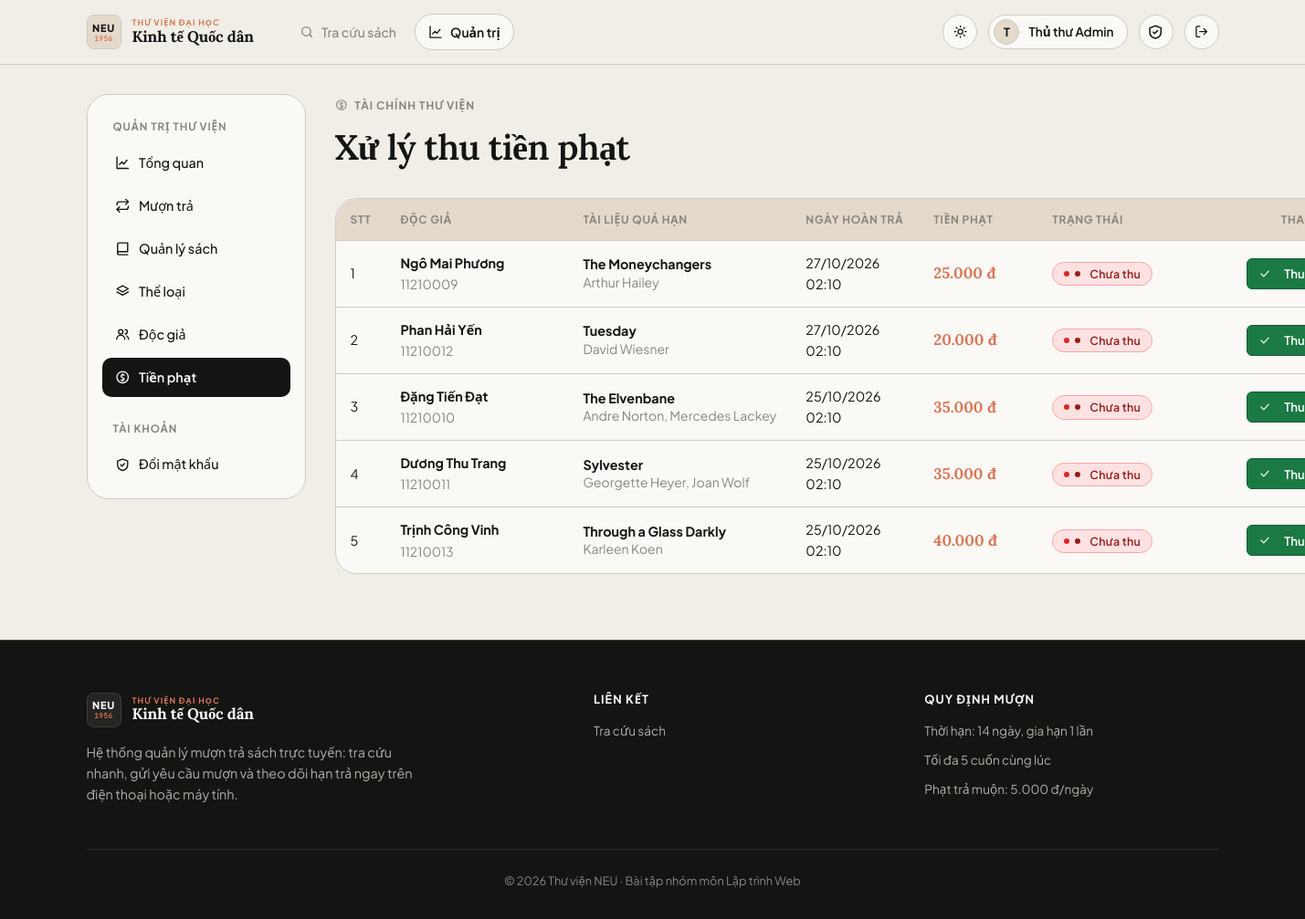
Page /admin/fines (signed in) on the committed database.
### app/models.py (models this page shows, shortened)
class User(UserMixin, db.Model):
    id = db.Column(db.Integer, primary_key=True)
    username = db.Column(db.String(50), unique=True, nullable=False, index=True)
    email = db.Column(db.String(120), unique=True, nullable=False)
    full_name = db.Column(db.String(100), nullable=False)
    student_code = db.Column(db.String(30))
    password_hash = db.Column(db.String(255), nullable=False)
    role = db.Column(db.String(20), nullable=False, default=ROLE_READER)
    active = db.Column(db.Boolean, nullable=False, default=True)
    created_at = db.Column(db.DateTime, default=datetime.now)
    loans = db.relationship("Loan", foreign_keys="Loan.user_id", back_populates="user")
    @property
    def is_active(self):  # Flask-Login: tài khoản bị khoá không đăng nhập được
        return self.active
    @property
    def is_admin(self):
        return self.role == ROLE_ADMIN

class Loan(db.Model):
    id = db.Column(db.Integer, primary_key=True)
    user_id = db.Column(db.Integer, db.ForeignKey("user.id"), nullable=False)
    book_id = db.Column(db.Integer, db.ForeignKey("book.id"), nullable=False)
    status = db.Column(db.String(20), nullable=False, default=LOAN_PENDING, index=True)
    requested_at = db.Column(db.DateTime, default=datetime.now)
    approved_at = db.Column(db.DateTime)
    due_date = db.Column(db.Date)
    returned_at = db.Column(db.DateTime)
    renew_count = db.Column(db.Integer, default=0)
    fine_amount = db.Column(db.Integer, default=0)
    fine_paid = db.Column(db.Boolean, default=False)
    note = db.Column(db.String(255))
    processed_by = db.Column(db.Integer, db.ForeignKey("user.id"))
    user = db.relationship("User", foreign_keys=[user_id], back_populates="loans")
    book = db.relationship("Book", back_populates="loans")
    processor = db.relationship("User", foreign_keys=[processed_by])

class Book(db.Model):
    id = db.Column(db.Integer, primary_key=True)
    title = db.Column(db.String(200), nullable=False, index=True)
    author = db.Column(db.String(120), nullable=False)
    isbn = db.Column(db.String(20))
    publisher = db.Column(db.String(120))
    year = db.Column(db.Integer)
    description = db.Column(db.Text)
    cover_url = db.Column(db.String(500))          # URL ảnh bìa
    location = db.Column(db.String(20))            # Vị trí kệ, vd: "Tủ 03 - Ngăn 07"
    total_copies = db.Column(db.Integer, nullable=False, default=1)
    available_copies = db.Column(db.Integer, nullable=False, default=1)
    category_id = db.Column(db.Integer, db.ForeignKey("category.id"))
    category = db.relationship("Category", back_populates="books")
    loans = db.relationship("Loan", back_populates="book")

### app/blueprints/admin.py (the view)
@bp.route("/fines")
@admin_required
def fines():
    items = Loan.query.filter(Loan.fine_amount > 0).order_by(Loan.fine_paid, Loan.returned_at.desc()).all()
    return render_template("admin/fines.html", loans=items)

### app/blueprints/admin.py (called while the page is built)
def admin_required(fn):
    @wraps(fn)
    @login_required
    def wrapper(*a, **kw):
        if not current_user.is_admin:
            abort(403)
        return fn(*a, **kw)
    return wrapper

### app/models.py (called while the page is built)
@login_manager.user_loader
def load_user(user_id):
    return db.session.get(User, int(user_id))

### app/templates/admin/fines.html (shortened to what this page needs)
{% extends "admin/_layout.html" %}
{% from "macros.html" import csrf, icon, empty %}
{% block admin_content %}
<div class="page-head" data-reveal>
  <div>
    <span class="eyebrow">{{ icon('coins') }} Tài chính thư viện</span>
    <h1 class="mt-1">Xử lý thu tiền phạt</h1>
  </div>
</div>
{% if loans %}
<div class="table-wrap" data-reveal>
  <table class="table table-fines">
    <thead>
      <tr>
        <th class="col-stt">STT</th>
        <th class="col-user" style="min-width: 180px;">Độc giả</th>
        <th class="col-book" style="min-width: 220px;">Tài liệu quá hạn</th>
        <th style="min-width: 140px;">Ngày hoàn trả</th>
        <th style="min-width: 130px;">Tiền phạt</th>
        <th class="col-status" style="min-width: 120px;">Trạng thái</th>
        <th class="col-actions text-right" style="min-width: 150px; padding-right: 20px;">Thao tác</th>
      </tr>
    </thead>
    <tbody>
    {% for l in loans %}
    <tr>
      <td class="col-stt muted">{{ loop.index }}</td>
      <td class="col-user">
        <div class="user-name"><b>{{ l.user.full_name }}</b></div>
        <div class="small muted">{{ l.user.student_code or l.user.username }}</div>
      </td>
      <td class="col-book">
        <div class="book-title-cell" title="{{ l.book.title }}"><b>{{ l.book.title }}</b></div>
        <div class="small muted fine-author-cell" title="{{ l.book.author }}">{{ l.book.author }}</div>
      </td>
      <td>{{ l.returned_at|dt }}</td>
      <td>
        <b class="fine-amount-tag">{{ l.fine_amount|vnd }}</b>
      </td>
      <td class="col-status">
        {% if l.fine_paid %}
          <span class="badge badge-success"><span class="status-dot"></span>Đã thu</span>
        {% else %}
          <span class="badge badge-danger"><span class="status-dot"></span>Chưa thu</span>
        {% endif %}
      </td>
      <td class="col-actions text-right">
        <div class="row-actions">
          {% if not l.fine_paid %}
            <form method="post" action="{{ url_for('admin.fine_pay', loan_id=l.id) }}" data-confirm="Xác nhận đã thu khoản phạt {{ l.fine_amount|vnd }} từ độc giả {{ l.user.full_name }}?">
              <button class="btn btn-success btn-sm btn-action-fine">{{ icon('check') }} Thu tiền</button>
            </form>
          {% else %}
            <span class="badge badge-secondary badge-plain">Hoàn tất</span>
          {% endif %}
        </div>
      </td>
    </tr>
    {% endfor %}
    </tbody>
  </table>
</div>
{% else %}
<div class="card empty-card">{{ empty('🎉', 'Không có khoản phạt tồn đọng', 'Mọi khoản phạt đã được thu đầy đủ hoặc chưa có vi phạm phát sinh.') }}</div>
{% endif %}
{% endblock %}

### app/templates/macros.html (shortened to what this page needs)
{% macro icon(name) %}<svg class="icon" viewBox="0 0 24 24" aria-hidden="true">{{ _icons[name]|safe }}</svg>{% endmacro %}

### app/templates/base.html (shortened to what this page needs)
{% from "macros.html" import icon %}
<!doctype html>
<html lang="vi">
<head>
  <link rel="stylesheet" href="{{ url_for('static', filename='css/style.css') }}">
</head>
<body>
<header class="navbar">
  <div class="container nav-inner">
    <a class="brand" href="{{ url_for('main.index') }}" aria-label="Trang chủ Thư viện NEU">
      <span class="brand-monogram">
        <span class="mono-code">NEU</span>
        <span class="mono-year">1956</span>
      </span>
      <span class="brand-text">
        <span class="brand-sub">Thư viện đại học</span>
        <span class="brand-main">Kinh tế Quốc dân</span>
      </span>
    </a>
    <nav class="nav-links" id="nav-links">
      <a class="nav-link {{ 'active' if request.endpoint in ('main.index','main.book_detail') }}" href="{{ url_for('main.index') }}">{{ icon('search') }} Tra cứu sách</a>
      {% if current_user.is_authenticated and current_user.is_admin %}
      <a class="nav-link {{ 'active' if request.blueprint == 'admin' }}" href="{{ url_for('admin.dashboard') }}">{{ icon('chart') }} Quản trị</a>
      {% endif %}
    </nav>
    <div class="nav-actions">
      <button class="icon-btn theme-toggle" type="button" aria-label="Đổi giao diện sáng/tối">
        <span class="sun">{{ icon('sun') }}</span><span class="moon">{{ icon('moon') }}</span>
      </button>
      {% if current_user.is_authenticated %}
        <div class="user-chip"><span class="avatar">{{ current_user.full_name[:1]|upper }}</span><span class="name">{{ current_user.full_name }}</span></div>
        <a class="icon-btn" href="{{ url_for('auth.change_password') }}" aria-label="Đổi mật khẩu" title="Đổi mật khẩu">{{ icon('shield') }}</a>
        <form method="post" action="{{ url_for('auth.logout') }}">
          <button class="icon-btn" aria-label="Đăng xuất" title="Đăng xuất">{{ icon('logout') }}</button>
        </form>
      {% else %}
        <a class="btn btn-ghost btn-sm" href="{{ url_for('auth.login') }}">Đăng nhập</a>
        <a class="btn btn-primary btn-sm" href="{{ url_for('auth.register') }}">Đăng ký</a>
      {% endif %}
    </div>
  </div>
</header>
<main id="main-content">
  <div class="container">{% block content %}{% endblock %}</div>
</main>
<footer class="footer">
  <div class="container">
    <div class="footer-grid">
      <div>
        <a class="brand" href="{{ url_for('main.index') }}" aria-label="Trang chủ Thư viện NEU">
          <span class="brand-monogram">
            <span class="mono-code">NEU</span>
            <span class="mono-year">1956</span>
          </span>
          <span class="brand-text">
            <span class="brand-sub">Thư viện đại học</span>
            <span class="brand-main">Kinh tế Quốc dân</span>
          </span>
        </a>
        <p class="muted mt-2" style="max-width:380px">Hệ thống quản lý mượn trả sách trực tuyến: tra cứu nhanh, gửi yêu cầu mượn và theo dõi hạn trả ngay trên điện thoại hoặc máy tính.</p>
      </div>
      <div><h4>Liên kết</h4><ul>
        <li><a href="{{ url_for('main.index') }}">Tra cứu sách</a></li>
      </ul></div>
      <div><h4>Quy định mượn</h4><ul class="muted">
        <li>Thời hạn: {{ config.LOAN_DAYS }} ngày, gia hạn {{ config.MAX_RENEWALS }} lần</li>
        <li>Tối đa {{ config.MAX_ACTIVE_LOANS }} cuốn cùng lúc</li>
        <li>Phạt trả muộn: {{ '{:,}'.format(config.FINE_PER_DAY).replace(',', '.') }} đ/ngày</li>
      </ul></div>
    </div>
    <div class="copy">© 2026 Thư viện NEU · Bài tập nhóm môn Lập trình Web</div>
  </div>
</footer>
</body>
</html>

### rows in the picture
User: full_name "T", full_name "Thủ thư Admin"
Loan: user.full_name "Ngô Mai Phương", user "11210009", book "The Moneychangers", book.author "Arthur Hailey", returned_at|dt "27/10/2026 02:10", fine_amount|vnd "25.000 đ", fine_paid False (drawn)
Loan: user.full_name "Phan Hải Yến", user "11210012", book "Tuesday", book.author "David Wiesner", returned_at|dt "27/10/2026 02:10", fine_amount|vnd "20.000 đ", fine_paid False (drawn)
Loan: user.full_name "Đặng Tiến Đạt", user "11210010", book "The Elvenbane", book.author "Andre Norton, Mercedes Lackey", returned_at|dt "25/10/2026 02:10", fine_amount|vnd "35.000 đ", fine_paid False (drawn)
Loan: user.full_name "Dương Thu Trang", user "11210011", book "Sylvester", book.author "Georgette Heyer, Joan Wolf", returned_at|dt "25/10/2026 02:10", fine_amount|vnd "35.000 đ", fine_paid False (drawn)
Loan: user.full_name "Trịnh Công Vinh", user "11210013", book "Through a Glass Darkly", book.author "Karleen Koen", returned_at|dt "25/10/2026 02:10", fine_amount|vnd "40.000 đ", fine_paid False (drawn)

### other values in the picture
{{ config.LOAN_DAYS }} "14"
{{ config.MAX_RENEWALS }} "1"
{{ config.MAX_ACTIVE_LOANS }} "5"
{{ '{:,}'.format(config.FINE_PER_DAY).replace(',', '.') }} "5.000"
